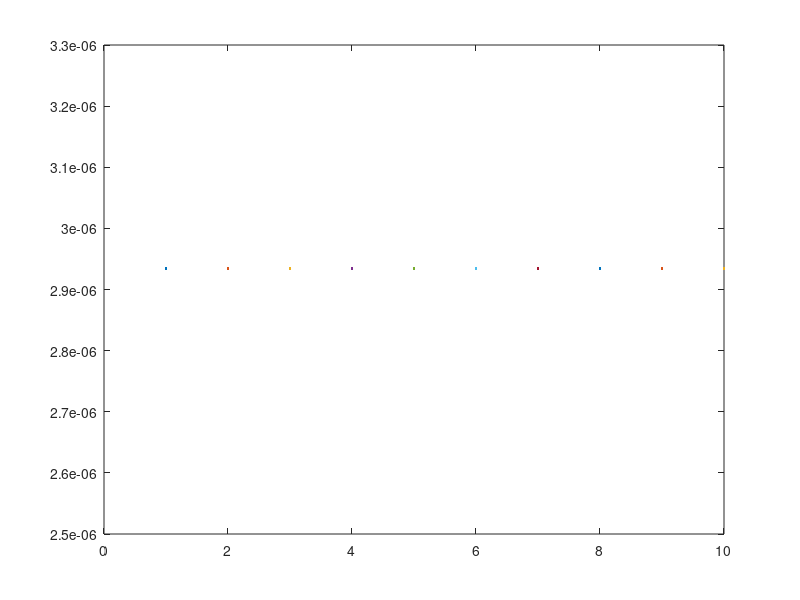

Source code (MATLAB):
clear;
clc

NUM_PROGS = 10;
NUM_STAGES = 20;

dist_prog = zeros(NUM_PROGS, 1);
for i = 1:NUM_PROGS
    dist_prog = nchoosek(NUM_STAGES + NUM_PROGS - i + NUM_PROGS, NUM_PROGS) / (NUM_STAGES^NUM_PROGS);
end

figure
plot(1:NUM_PROGS, dist_prog);